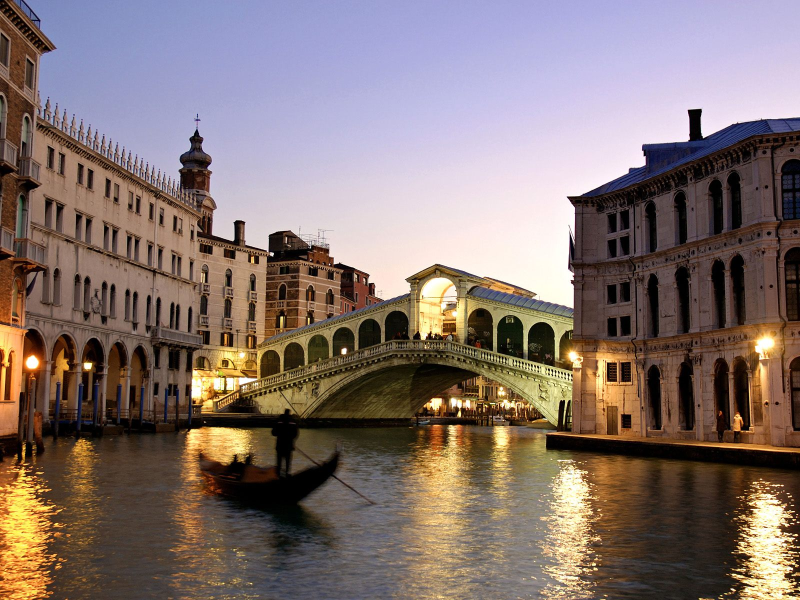
//> input picture MATLAB/venice2_original.jpg, 1600 x 1200 px (shown at 1/2 size)
$ ./main ../MATLAB/venice2_original.jpg ../MATLAB/to_be_matched.jpg   (built with g++ and OpenCV 4)
//> lines starting //> are read from the running program, lines starting //| are printed output that depends on the picture; after the words box and inside, x2 and y2 are one past the last pixel; in counts of white or black regions, pixels touching at a corner belong together
### OpenCV/sift.h
//
// Developer : Prakriti Chintalapoodi - c.prakriti@gmail.com
//

#ifndef SIFT_H
#define SIFT_H

#include <opencv2/core/core.hpp>
#include <opencv2/highgui/highgui.hpp>
#include <opencv2/imgproc/imgproc.hpp>
#include <opencv2/ml/ml.hpp>
#include <iostream>
#include <stdio.h>
#include <vector>
#include <string>
#include <math.h>

#define ANTIALIAS_SIGMA         0.5
#define KERNEL_SIZE             5
#define CONTRAST_THRESHOLD      0.03
#define INIT_SIGMA              1.4142135	//sqrt(2)
#define PREBLUR_SIGMA           1.0
#define PI                      3.1415926535897932384626433832795
#define R_CURVATURE             10.0

using namespace cv;
using namespace std;

typedef std::vector<Mat> Array;
typedef std::vector<Array> TwoDArray;

class sift
{
private:
    Mat source;
    int num_octaves;
    int num_scales;

    // Create 2D arrays of Mats
    TwoDArray ScaleSpace, DoG, DoG_Keypts, Magnitude, Orientation;

    void CreateScaleSpace();
    void DoGExtrema();
    void FilterDoGExtrema();
    void AssignOrientations();
public:
    sift(Mat source, int num_octaves, int num_scales);
    void doSift();
    Mat append_images(Mat image1, Mat image2);
    void display_images(int oct, int sc, int mode);

};

#endif // SIFT_H

### OpenCV/sift.cpp
//
// Developer : Prakriti Chintalapoodi - c.prakriti@gmail.com
//
// Code Reference : SIFT Implementation by Jun Liu
//

#include "sift.h"

// Constructor that sets number of octaves and scales
sift::sift(Mat source, int num_octaves, int num_scales)
    :  source(source), num_octaves(num_octaves), num_scales(num_scales)
{
    // Allocate memory for Scale Space, DoGs
    for (int oct = 0; oct < num_octaves; ++oct)
    {
        ScaleSpace.push_back(Array(num_scales+3));
        DoG.push_back(Array(num_scales+2));       // 1 less than number of scales
        DoG_Keypts.push_back(Array(num_scales));  // 2 less that number of DoGs
        Magnitude.push_back(Array(num_scales));     // = number of scales with Keypts
        Orientation.push_back(Array(num_scales));   // = number of scales with Keypts
    }
}

// Public Function that does complete SIFT
void sift::doSift()
{
    CreateScaleSpace();
    DoGExtrema();
    FilterDoGExtrema();
    AssignOrientations();
}

// Public Function to append two images Left-Right
Mat sift::append_images(Mat image1, Mat image2)
{
    Mat appended; int max_rows;
    if (image1.rows > image2.rows)
    {
        max_rows = image1.rows;
    }
    else
    {
        max_rows = image2.rows;
    }
    appended.create(max_rows, image1.cols + image2.cols, image1.type());
    image1.copyTo(appended(Range(0, image1.rows), Range(0, image1.cols)));
    image2.copyTo(appended(Range(0, image2.rows), Range(image1.cols, image1.cols + image2.cols)));
    return appended;
}


// Private Function to create Scale Space
void sift::CreateScaleSpace()
{
    cout << "\n\nCreating Scale Space..." << endl;
    Size ksize(KERNEL_SIZE, KERNEL_SIZE);
    double sigma; Mat src_antialiased, up, down;

    // For octave 1, scale 1 image, source --> gaussian blur with sigma = 0.5 --> double size
    GaussianBlur(source, src_antialiased, ksize, ANTIALIAS_SIGMA);
    pyrUp(src_antialiased, up);
    up.copyTo(ScaleSpace[0][0]);

    //Pre-blur Octave 1, Scale 1 image
    GaussianBlur(ScaleSpace[0][0], ScaleSpace[0][0], ksize, PREBLUR_SIGMA);

    //imshow("after", ScaleSpace[0][0]);
    // Populate rest of the Scale Spaces
    for (int oct = 0; oct < num_octaves; oct++)
    {
        sigma = INIT_SIGMA;  // reset sigma for each octave
        for (int sc = 0; sc < num_scales+2; sc++)
        {
            sigma = sigma * pow(2.0,sc/2.0) ;

            // Apply blur to get next scale in same octave
            GaussianBlur(ScaleSpace[oct][sc], ScaleSpace[oct][sc+1], ksize, sigma);

            // DoG = Difference of Adjacent scales
            DoG[oct][sc] = ScaleSpace[oct][sc] - ScaleSpace[oct][sc+1];

//            cout << "Octave : " << oct << "   Scale : " << sc << "   ScaleSpace size : " << ScaleSpace[oct][sc].rows << "x" << ScaleSpace[oct][sc].cols << endl;
        }

        //Create the next octave image if not reached the last octave
        //Next octave's first scale = prev octave's first scale downsized by half
        if (oct < num_octaves-1)
        {
            pyrDown(ScaleSpace[oct][0], down);
            down.copyTo(ScaleSpace[oct+1][0]);
        }
    }
}


// Private Function to find the extrema keypoints given 3 matrices
// A pixel is a keypoint if it is the extremum of its 26 neighbors
// (8 in current, and 9 each in top and bottom)
void sift::DoGExtrema()
{
    cout << "\n\nFinding DoG Extrema..." << endl;
    Mat local_maxima, local_minima, extrema, current, top, down;

    for (int oct = 0; oct < num_octaves; oct++)
    {
        for (int sc = 0; sc < num_scales; sc++)
        {
            // Initialize DoG_keypts matrix with zeros (needed for 1 pixel border)
            DoG_Keypts[oct][sc] = Mat::zeros(DoG[oct][sc].size(), DoG[oct][sc].type());
            top     = DoG[oct][sc];
            current = DoG[oct][sc+1];
            down    = DoG[oct][sc+2];
            int sx = current.rows; int sy = current.cols;

            // Look for local maxima
            // Check the 8 neighbors around the pixel in the same image
            // Range is [lower_bound, upper_bound)
            local_maxima = (current(Range(1,sx-1),Range(1,sy-1)) > current(Range(0,sx-2),Range(0,sy-2))) &
                           (current(Range(1,sx-1),Range(1,sy-1)) > current(Range(0,sx-2),Range(1,sy-1))) &
                           (current(Range(1,sx-1),Range(1,sy-1)) > current(Range(0,sx-2),Range(2,sy  ))) &
                           (current(Range(1,sx-1),Range(1,sy-1)) > current(Range(1,sx-1),Range(0,sy-2))) &
                           (current(Range(1,sx-1),Range(1,sy-1)) > current(Range(1,sx-1),Range(2,sy  ))) &
                           (current(Range(1,sx-1),Range(1,sy-1)) > current(Range(2,sx  ),Range(0,sy-2))) &
                           (current(Range(1,sx-1),Range(1,sy-1)) > current(Range(2,sx  ),Range(1,sy-1))) &
                           (current(Range(1,sx-1),Range(1,sy-1)) > current(Range(2,sx  ),Range(2,sy  ))) ;

            // Check the 9 neighbors in the image above it
            local_maxima = local_maxima & (current(Range(1,sx-1),Range(1,sy-1)) > top(Range(0,sx-2),Range(0,sy-2))) &
                                          (current(Range(1,sx-1),Range(1,sy-1)) > top(Range(0,sx-2),Range(1,sy-1))) &
                                          (current(Range(1,sx-1),Range(1,sy-1)) > top(Range(0,sx-2),Range(2,sy  ))) &
                                          (current(Range(1,sx-1),Range(1,sy-1)) > top(Range(1,sx-1),Range(0,sy-2))) &
                                          (current(Range(1,sx-1),Range(1,sy-1)) > top(Range(1,sx-1),Range(1,sy-1))) &  // same pixel in top
                                          (current(Range(1,sx-1),Range(1,sy-1)) > top(Range(1,sx-1),Range(2,sy  ))) &
                                          (current(Range(1,sx-1),Range(1,sy-1)) > top(Range(2,sx  ),Range(0,sy-2))) &
                                          (current(Range(1,sx-1),Range(1,sy-1)) > top(Range(2,sx  ),Range(1,sy-1))) &
                                          (current(Range(1,sx-1),Range(1,sy-1)) > top(Range(2,sx  ),Range(2,sy  )));

            // Check the 9 neighbors in the image below it
            local_maxima = local_maxima & (current(Range(1,sx-1),Range(1,sy-1)) > down(Range(0,sx-2),Range(0,sy-2))) &
                                          (current(Range(1,sx-1),Range(1,sy-1)) > down(Range(0,sx-2),Range(1,sy-1))) &
                                          (current(Range(1,sx-1),Range(1,sy-1)) > down(Range(0,sx-2),Range(2,sy  ))) &
                                          (current(Range(1,sx-1),Range(1,sy-1)) > down(Range(1,sx-1),Range(0,sy-2))) &
                                          (current(Range(1,sx-1),Range(1,sy-1)) > down(Range(1,sx-1),Range(1,sy-1))) &  // same pixel in down
                                          (current(Range(1,sx-1),Range(1,sy-1)) > down(Range(1,sx-1),Range(2,sy  ))) &
                                          (current(Range(1,sx-1),Range(1,sy-1)) > down(Range(2,sx  ),Range(0,sy-2))) &
                                          (current(Range(1,sx-1),Range(1,sy-1)) > down(Range(2,sx  ),Range(1,sy-1))) &
                                          (current(Range(1,sx-1),Range(1,sy-1)) > down(Range(2,sx  ),Range(2,sy  )));

            // Look for local minima
            // Check the 8 neighbors around the pixel in the same image
            local_minima = (current(Range(1,sx-1),Range(1,sy-1)) < current(Range(0,sx-2),Range(0,sy-2))) &
                           (current(Range(1,sx-1),Range(1,sy-1)) < current(Range(0,sx-2),Range(1,sy-1))) &
                           (current(Range(1,sx-1),Range(1,sy-1)) < current(Range(0,sx-2),Range(2,sy  ))) &
                           (current(Range(1,sx-1),Range(1,sy-1)) < current(Range(1,sx-1),Range(0,sy-2))) &
                           (current(Range(1,sx-1),Range(1,sy-1)) < current(Range(1,sx-1),Range(2,sy  ))) &
                           (current(Range(1,sx-1),Range(1,sy-1)) < current(Range(2,sx  ),Range(0,sy-2))) &
                           (current(Range(1,sx-1),Range(1,sy-1)) < current(Range(2,sx  ),Range(1,sy-1))) &
                           (current(Range(1,sx-1),Range(1,sy-1)) < current(Range(2,sx  ),Range(2,sy  ))) ;

            // Check the 9 neighbors in the image above it
            local_minima = local_minima & (current(Range(1,sx-1),Range(1,sy-1)) < top(Range(0,sx-2),Range(0,sy-2))) &
                                          (current(Range(1,sx-1),Range(1,sy-1)) < top(Range(0,sx-2),Range(1,sy-1))) &
                                          (current(Range(1,sx-1),Range(1,sy-1)) < top(Range(0,sx-2),Range(2,sy  ))) &
                                          (current(Range(1,sx-1),Range(1,sy-1)) < top(Range(1,sx-1),Range(0,sy-2))) &
                                          (current(Range(1,sx-1),Range(1,sy-1)) < top(Range(1,sx-1),Range(1,sy-1))) &  // same pixel in top
                                          (current(Range(1,sx-1),Range(1,sy-1)) < top(Range(1,sx-1),Range(2,sy  ))) &
                                          (current(Range(1,sx-1),Range(1,sy-1)) < top(Range(2,sx  ),Range(0,sy-2))) &
                                          (current(Range(1,sx-1),Range(1,sy-1)) < top(Range(2,sx  ),Range(1,sy-1))) &
                                          (current(Range(1,sx-1),Range(1,sy-1)) < top(Range(2,sx  ),Range(2,sy  )));

            // Check the 9 neighbors in the image below it
            local_minima = local_minima & (current(Range(1,sx-1),Range(1,sy-1)) < down(Range(0,sx-2),Range(0,sy-2))) &
                                          (current(Range(1,sx-1),Range(1,sy-1)) < down(Range(0,sx-2),Range(1,sy-1))) &
                                          (current(Range(1,sx-1),Range(1,sy-1)) < down(Range(0,sx-2),Range(2,sy  ))) &
                                          (current(Range(1,sx-1),Range(1,sy-1)) < down(Range(1,sx-1),Range(0,sy-2))) &
                                          (current(Range(1,sx-1),Range(1,sy-1)) < down(Range(1,sx-1),Range(1,sy-1))) &  // same pixel in down
                                          (current(Range(1,sx-1),Range(1,sy-1)) < down(Range(1,sx-1),Range(2,sy  ))) &
                                          (current(Range(1,sx-1),Range(1,sy-1)) < down(Range(2,sx  ),Range(0,sy-2))) &
                                          (current(Range(1,sx-1),Range(1,sy-1)) < down(Range(2,sx  ),Range(1,sy-1))) &
                                          (current(Range(1,sx-1),Range(1,sy-1)) < down(Range(2,sx  ),Range(2,sy  )));

            extrema = local_maxima | local_minima;

            // extrema has 2 rows and 2 cols less than corresponding ScaleSpace image. So copy it to correct location
            extrema.copyTo(DoG_Keypts[oct][sc](Range(1, DoG_Keypts[oct][sc].rows-1), Range(1, DoG_Keypts[oct][sc].cols-1)));
//            cout << "Octave : " << oct << "   Scale : " << sc << "   DoG_Keypts size : " << DoG_Keypts[oct][sc].rows << "x" << DoG_Keypts[oct][sc].cols << endl;
        }
    }
}

// Private function to filter out extrema with low contrast or on edges
void sift::FilterDoGExtrema()
{
    cout << "\n\nRejecting keypoints with low contrast or on edges...\n\n";
    Mat locs; int x, y, rx, ry, fxx, fxy, fyy, deter;
    float trace, curvature;
    float curv_threshold = ((R_CURVATURE+1)*(R_CURVATURE+1))/R_CURVATURE;

    for (int oct = 0; oct < num_octaves; oct++)
    {
        for (int sc = 0; sc < num_scales; sc++)
        {
            int reject_contrast_count = 0, reject_edge_count = 0;
            cv::findNonZero(DoG_Keypts[oct][sc], locs);       // locations of key points
            int num_keypts = locs.rows;                       // number of Keypoints
            Mat_<uchar> current = DoG[oct][sc+1];

            for (int k = 0; k < num_keypts; k++)
            {
                x = locs.at<int>(k,0);
                y = locs.at<int>(k,1);

                // Discard low contrast points
                if (abs(current(x+1,y+1)) < CONTRAST_THRESHOLD)
                {
                    DoG_Keypts[oct][sc].at<uchar>(x,y) = 0;
                    reject_contrast_count++;
                }
                // Discard extrema on edges
                else
                {
                    rx = x+1;
                    ry = y+1;
                    // Get the elements of the 2x2 Hessian Matrix
                    fxx = current(rx-1,ry) + current(rx+1,ry) - 2*current(rx,ry);   // 2nd order derivate in x direction
                    fyy = current(rx,ry-1) + current(rx,ry+1) - 2*current(rx,ry);   // 2nd order derivate in y direction
                    fxy = current(rx-1,ry-1) + current(rx+1,ry+1) - current(rx-1,ry+1) - current(rx+1,ry-1); // Partial derivate in x and y direction
                    // Find Trace and Determinant of this Hessian
                    trace = (float)(fxx + fyy);
                    deter = (fxx*fyy) - (fxy*fxy);
                    curvature = (float)(trace*trace/deter);
                    if (deter < 0 || curvature > curv_threshold)   // Reject edge points if curvature condition is not satisfied
                    {
                        DoG_Keypts[oct][sc].at<uchar>(x,y) = 0;
                        reject_edge_count++;
                    }
                }
            }
            printf("\tOctave : %d  Scale : %d   Keypoints : %5d  Rejected (%4d contrast, %4d edge): %5d\n", oct+1, sc+1, num_keypts, reject_contrast_count, reject_edge_count, reject_contrast_count + reject_edge_count);
        }
    }
}

// Private function to assign gradient direction and magnitude of the gaussian pyramid images in Scale Space
void sift::AssignOrientations()
{
    cout << "\nAssigning Orientations to keypoints...\n\n";

    for (int oct = 0; oct < num_octaves; oct++)
    {
        for (int sc = 0; sc < num_scales; sc++)
        {
            Mat_<uchar> current = ScaleSpace[oct][sc+1];
            Magnitude[oct][sc] = Mat::zeros(current.size(), CV_64FC1);
            Orientation[oct][sc] = Mat::zeros(current.size(), CV_64FC1);

            for (int x = 1; x < current.rows-1; x++)
            {
                for (int y = 1; y < current.cols-1; y++)
                {
                    // compute x and y derivatives using pixel differences
                    double dx = current(x+1,y) - current(x-1,y);
                    double dy = current(x,y+1) - current(x,y-1);

                    // compute the magnitude and orientation of the gradient
                    Magnitude[oct][sc].at<double>(x,y)   = sqrt(dx * dx + dy * dy);
                    Orientation[oct][sc].at<double>(x,y) = (atan2(dy,dx) == PI)? -PI : atan2(dy,dx);

//                    printf("\tLocation[%d][%d]: Magnitude = %.3f \t Orientation = %.3f\n", x, y, Magnitude[oct][sc].at<uchar>(x,y), Orientation[oct][sc].at<uchar>(x,y));
                }
            }
        }
    }
}


// Public function to display the requested image
void sift::display_images(int oct, int sc, int mode)
{
    stringstream ss_oct, ss_sc;
    ss_oct << oct; ss_sc << sc;

    switch (mode)
    {
        case 1:        // Display the Scale Space images
        {
        string wSS = "SS Octave " + ss_oct.str() + " Scale " + ss_sc.str();
            imshow(wSS, ScaleSpace[oct-1][sc-1]);
            break;
        }
        case 2:        // Display the DoG images
        {
            string wDoG = "DoG Octave " + ss_oct.str() + " Scale " + ss_sc.str();
            imshow(wDoG, DoG[oct-1][sc-1]);
            break;
        }
        case 3:       // Display DoG Keypoints
        {
            string wDoGKP = "DoG Keypts Octave " + ss_oct.str() + " Scale " + ss_sc.str();
            imshow(wDoGKP, DoG_Keypts[oct-1][sc-1]);
            break;
        }
    }
}

### OpenCV/main.cpp
//
// Developer : Prakriti Chintalapoodi - c.prakriti@gmail.com
//

#include "sift.h"

#define NUM_OCTAVES 4
#define NUM_SCALES 5


int main(int argc, char* argv[])
{
    if (argc != 3)
    {
        printf("\nUsage: %s [source image] [image to be matched]", argv[0]);
	exit(1);
    }

    // Read the source and input to be matched as grayscale images
    Mat source = imread(argv[1], 0);
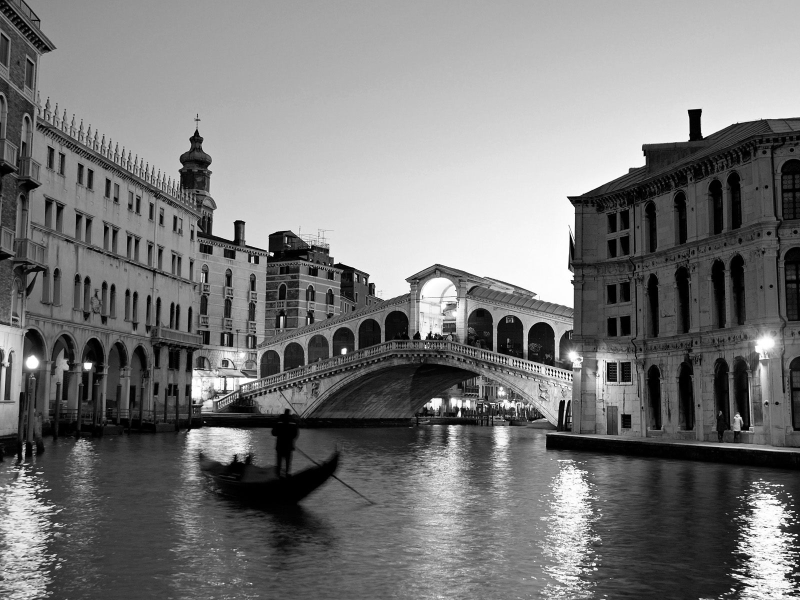
//> source: 1200 rows x 1600 cols, CV_8UC1 (shown at 1/2 size); min 0, max 255, mean 120.5
    Mat input = imread(argv[2], 0);
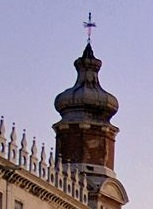
//> input picture MATLAB/to_be_matched.jpg, 153 x 209 px
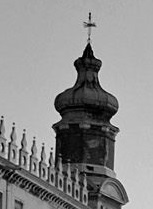
//> input: 209 rows x 153 cols, CV_8UC1; min 0, max 234, mean 140.2

    sift feat(source, NUM_OCTAVES, NUM_SCALES);

    // Append the source and input images Left-Right and display
    Mat appended = feat.append_images(source, input);
//> in append_images, `image1.copyTo(appended(Range(0, image1.rows), Range(0, image1.cols)));`:
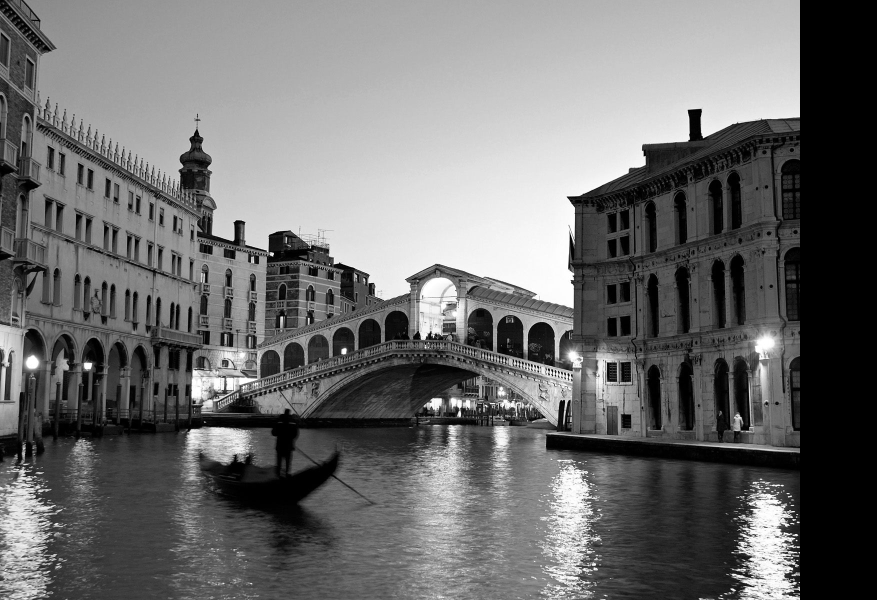
//> appended: 1200 rows x 1753 cols, CV_8UC1 (shown at 1/2 size); min 0, max 255, mean 110
//> in append_images, `image2.copyTo(appended(Range(0, image2.rows), Range(image1.cols, image..`:
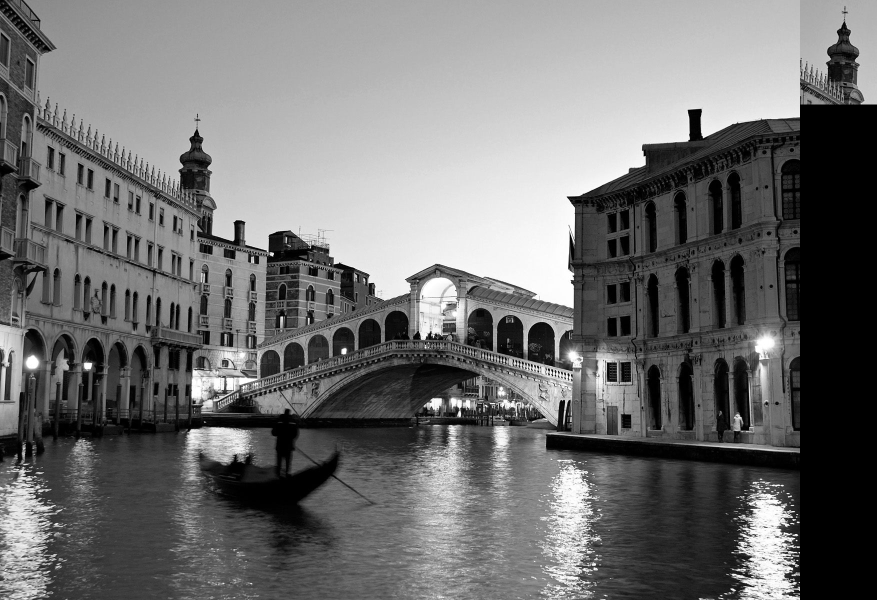
//> appended: 1200 rows x 1753 cols, CV_8UC1 (shown at 1/2 size); 1.52% of pixels changed, all inside (x1, y1, x2, y2) = (1600, 0, 1753, 209)
    imshow("Appended", appended);

    feat.doSift();
    feat.display_images(2,4,3); // Scale Space, Difference of Gaussians(DoG), DoG Keypoints

    waitKey(0);
    return 0;
}
